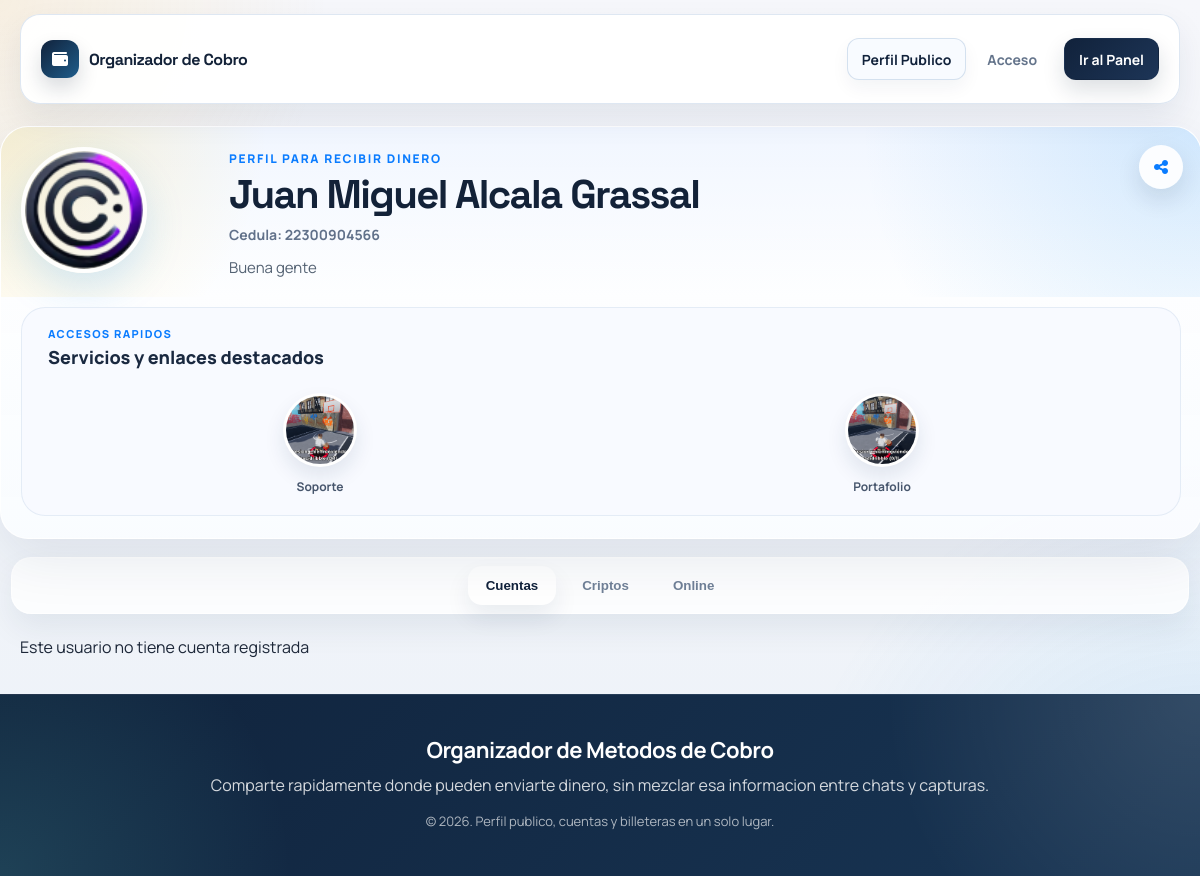
The app's page /perfildecuentas.php?numero=8294908100 with its own data.
### tables this page shows
CREATE TABLE `usuarios` (
  `id` int NOT NULL AUTO_INCREMENT,
  `nombres` varchar(100) NOT NULL,
  `apellidos` varchar(100) NOT NULL,
  `email` varchar(150) NOT NULL,
  `numero` varchar(20) DEFAULT NULL,
  `password` varchar(255) NOT NULL,
  `fecha_registro` timestamp NULL DEFAULT CURRENT_TIMESTAMP,
  `imagen` varchar(200) NOT NULL DEFAULT 'perfil.png',
  `cedula` varchar(11) NOT NULL DEFAULT '00000000000',
  `resena_personal` varchar(200) NOT NULL DEFAULT 'Sin descripcion personal.',
  PRIMARY KEY (`id`),
  UNIQUE KEY `uk_usuarios_email` (`email`),
  UNIQUE KEY `uk_usuarios_numero` (`numero`)
);

CREATE TABLE `servicios` (
  `id` int NOT NULL AUTO_INCREMENT,
  `usuario_id` int NOT NULL,
  `imagen` varchar(255) DEFAULT NULL,
  `nombre_servicio` varchar(100) DEFAULT NULL,
  `resena` text,
  `enlace` varchar(255) DEFAULT NULL,
  PRIMARY KEY (`id`),
  KEY `idx_servicios_usuario_id` (`usuario_id`),
  CONSTRAINT `fk_servicios_usuario`
    FOREIGN KEY (`usuario_id`) REFERENCES `usuarios` (`id`)
    ON DELETE CASCADE
);

### perfildecuentas.php (called while the page is built, shortened)
<?php
require_once __DIR__ . '/includes/bootstrap.php';
$numero = app_normalize_phone($_GET['numero'] ?? '');
$user = app_fetch_user_by_phone($conn, $numero);
$userId = (int) $user['id'];
$collections = app_fetch_profile_collections($conn, $userId);
app_render_profile_header($user, $collections['servicios'], [
    'editable' => false,
    'share_title' => 'Perfil de ' . ($user['nombres'] ?? 'usuario'),
]);
app_render_profile_tabs();
app_render_accounts_section($collections['cuentas'], false);

### helpers.php (called while the page is built, shortened)
<?php
function app_e(?string $value): string
{
    return htmlspecialchars((string) $value, ENT_QUOTES, 'UTF-8');
}
function app_normalize_phone(?string $phone): string
{
    return preg_replace('/\D+/', '', (string) $phone) ?? '';
}
function app_asset_url(?string $value, array $folders = ['uploads', 'imagen'], string $fallback = 'imagen/perfil.png'): string
{
    $value = trim((string) $value);
    $normalized = str_replace('\\', '/', $value);
    if (str_contains($normalized, '/')) {
        return $normalized;
    }
    foreach ($folders as $folder) {
        $candidate = __DIR__ . DIRECTORY_SEPARATOR . $folder . DIRECTORY_SEPARATOR . $normalized;
        if (is_file($candidate)) {
            return $folder . '/' . $normalized;
        }
    }
    return $fallback;
}

### includes/app_data.php (called while the page is built, shortened)
<?php
function app_fetch_rows(mysqli $conn, string $sql): array
{
    $result = mysqli_query($conn, $sql);
    return $result ? mysqli_fetch_all($result, MYSQLI_ASSOC) : [];
}
function app_fetch_user_by_phone(mysqli $conn, string $phone): ?array
{
    $normalizedPhone = app_normalize_phone($phone);
    $stmt = mysqli_prepare($conn, "SELECT * FROM usuarios WHERE numero = ? LIMIT 1");
    mysqli_stmt_bind_param($stmt, "s", $normalizedPhone);
    mysqli_stmt_execute($stmt);
    $result = mysqli_stmt_get_result($stmt);
    $user = $result ? mysqli_fetch_assoc($result) : null;
    return $user ?: null;
}
function app_fetch_profile_collections(mysqli $conn, int $userId): array
{
    return [
        'servicios' => app_fetch_rows($conn, "SELECT * FROM servicios WHERE usuario_id = {$userId} ORDER BY id DESC"),
        'cuentas' => app_fetch_rows(
            $conn,
            "SELECT cb.id, cb.usuario_id, cb.banco_id, cb.tipo_cuenta, cb.numero_cuenta, b.nombre AS banco, b.icono AS imagen, b.pais_id, p.nombre AS pais_nombre
             FROM cuentas_bancarias cb
             INNER JOIN bancos b ON b.id = cb.banco_id
             INNER JOIN paises p ON p.id = b.pais_id
             WHERE cb.usuario_id = {$userId}
             ORDER BY cb.id DESC"
        ),
        'criptos' => app_fetch_rows(
            $conn,
            "SELECT cw.id, cw.usuario_id, cw.cripto_activo_id, cw.direccion, ca.nombre AS moneda, ca.red, ca.icono AS imagen
             FROM cripto_wallets cw
             INNER JOIN cripto_activos ca ON ca.id = cw.cripto_activo_id
             WHERE cw.usuario_id = {$userId}
             ORDER BY cw.id DESC"
        ),
        'pagos' => app_fetch_rows(
            $conn,
            "SELECT po.id, po.usuario_id, po.proveedor_pago_online_id, po.enlace, ppo.nombre AS plataforma, ppo.icono AS imagen
             FROM pagos_online po
             INNER JOIN proveedores_pago_online ppo ON ppo.id = po.proveedor_pago_online_id
             WHERE po.usuario_id = {$userId}
             ORDER BY po.id DESC"
        ),
    ];
}

### includes/profile_components.php (the view, shortened to what this page needs)
<?php
function app_render_profile_header(array $user, array $services, array $options = []): void
{
    $shareTitle = $options['share_title'] ?? ('Perfil de ' . ($user['nombres'] ?? 'usuario'));
    $profileImage = app_asset_url($user['imagen'] ?? 'perfil.png', ['uploads', 'imagen'], 'uploads/perfil.png');
    $fullName = trim(($user['nombres'] ?? '') . ' ' . ($user['apellidos'] ?? ''));
    $description = trim((string) ($user['resena_personal'] ?? ''));
    echo '<header class="header">';
    echo '<button type="button" class="share-page js-share-page" title="Compartir" data-share-title="' . app_e($shareTitle) . '">';
    echo '<i class="fa-solid fa-share-nodes"></i>';
    echo '</button>';
    echo '<div class="profile-hero">';
    echo '<div class="profile-header"><div class="profile-wrapper">';
    echo '<img src="' . app_e($profileImage) . '" class="profile-main js-open-profile-modal" alt="' . app_e($user['nombres'] ?? 'Perfil') . '">';
    echo '</div></div>';
    echo '<div class="profile-summary">';
    echo '<p class="profile-eyebrow">Perfil para recibir dinero</p>';
    echo '<h1 class="profile-name">' . app_e($fullName !== '' ? $fullName : ($user['nombres'] ?? '')) . '</h1>';
    echo '<p class="profile-id">Cedula: ' . app_e($user['cedula'] ?? '') . '</p>';
    if ($description !== '') {
        echo '<p class="profile-description">' . app_e($description) . '</p>';
    }
    echo '</div></div>';
    echo '<section class="mini-profiles-block">';
    echo '<div class="section-heading">';
    echo '<p class="section-kicker">Accesos rapidos</p>';
    echo '<h2 class="section-title">Servicios y enlaces destacados</h2>';
    echo '</div>';
    echo '<div class="mini-profiles-scroll">';
    foreach ($services as $servicio) {
        $serviceImage = app_asset_url($servicio['imagen'] ?? '', ['uploads', 'imagen'], 'imagen/perfil.png');
        echo '<button type="button" class="mini-profile js-mini-profile"';
        echo ' data-service-id="' . (int) $servicio['id'] . '"';
        echo ' data-service-img="' . app_e($serviceImage) . '"';
        echo ' data-service-title="' . app_e($servicio['nombre_servicio'] ?? '') . '"';
        echo ' data-service-text="' . app_e($servicio['resena'] ?? '') . '"';
        echo ' data-service-link="' . app_e($servicio['enlace'] ?? '') . '"';
        echo '>';
        echo '<img src="' . app_e($serviceImage) . '" alt="' . app_e($servicio['nombre_servicio'] ?? 'Servicio') . '">';
        echo '<span>' . app_e($servicio['nombre_servicio'] ?? '') . '</span>';
        echo '</button>';
    }
    echo '</div></section>';
    echo '</header>';
}
function app_render_profile_tabs(): void
{
    echo <<<HTML
<nav class="tab-buttons">
  <button type="button" class="tablink active js-tab-trigger" data-tab-target="Cuentas">Cuentas</button>
  <button type="button" class="tablink js-tab-trigger" data-tab-target="Criptos">Criptos</button>
  <button type="button" class="tablink js-tab-trigger" data-tab-target="Pagos">Online</button>
</nav>
HTML;
}
function app_render_accounts_section(array $accounts, bool $editable = false): void
{
    echo '<main id="Cuentas" class="tabcontent is-active"><div class="cards">';
    if (!$accounts) {
        echo '<p>' . ($editable ? 'No tienes cuentas registradas' : 'Este usuario no tiene cuenta registrada') . '</p>';
    }
    echo '</div></main>';
}

### styles/app-shell.css (style rules this page uses)
:root { --shell-width: min(1160px, calc(100% - 32px)); --footer-bg: #10233c; --footer-text: rgba(255, 255, 255, 0.82); --page-bg: radial-gradient(circle at top left, rgba(255, 196, 87, 0.16), transparent 22%), radial-gradient(circle at bottom right, rgba(33, 150, 243, 0.14), transparent 28%), linear-gradient(180deg, #f6f7fb 0%, #edf2f8 100%); --page-text: #1c2738; --page-muted: #677489; --surface-elevated: rgba(255, 255, 255, 0.88); --surface-border: rgba(255, 255, 255, 0.8); }
body { margin: 0; color: var(--page-text); overflow-x: hidden; }
body.app-page { min-height: 100vh; background: var(--page-bg); font-family: "Manrope", "Segoe UI", Arial, sans-serif; }

### styles/dashboard.css (style rules this page uses)
.app-page .share-page, .app-page .mini-profile, .app-page .add-circle, .app-page .card-add, .app-page .card-menu__trigger, .app-page .search-float-btn, .app-page .js-open-link { border: none; font: inherit; }
.app-page .mini-profile { background: transparent; }
.app-page .share-page { display: inline-flex; align-items: center; justify-content: center; }
.app-page .mini-profile { padding: 0; }

### records on screen
usuarios: imagen (picture), nombres+apellidos "Juan Miguel Alcala Grassal", cedula "22300904566", resena_personal "Buena gente"
servicios: imagen (picture), nombre_servicio "Soporte"
servicios: imagen (picture), nombre_servicio "Portafolio"

### other values on screen
app_e($brand) "Organizador de Cobro"
app_e($link['label'] ?? '') "Perfil Publico"
app_e($link['label'] ?? '') "Acceso"
app_e($cta['label'] ?? '') "Ir al Panel"
